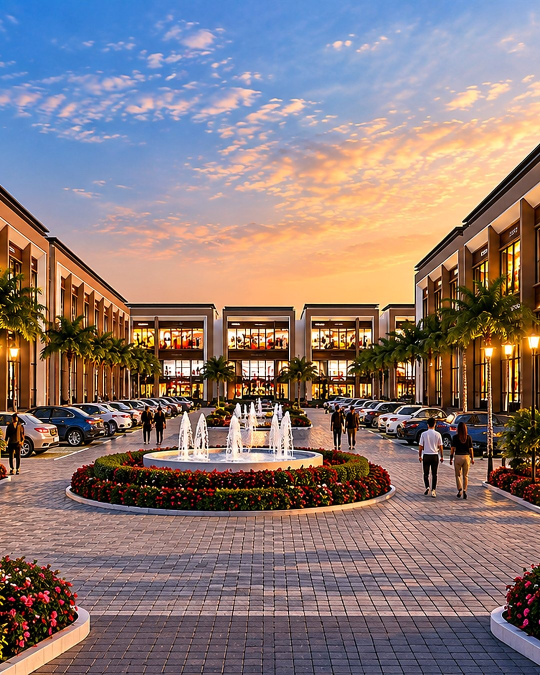
#> input picture skills/shrih-plaza-studio/assets/photos/golden-hour-courtyard.jpg, 1080 x 1350 px (shown at 1/2 size); its folder holds only this picture in this run
$ python enhance.py ../../../skills/shrih-plaza-studio/assets/photos/golden-hour-courtyard.jpg out.png   (older library calls are emulated)
#> lines starting #> are read from the running program, lines starting #| are printed output that depends on the picture; after the words box and inside, x2 and y2 are one past the last pixel; in counts of white or black regions, pixels touching at a corner belong together
"""Image enhancement agent: re-light a REAL Shrih Plaza render without touching the architecture.

Usage:
  python enhance.py SOURCE OUT.jpg --look dusk|golden|night|day-clean
                    [--sky REAL_SKY_PHOTO] [--brand-signs signs.json]

Allowed changes (owner, 2026-09-27):
  * sky replaced (dusk / golden / night / clean day, or a real sky photo)
  * lighting and colour (evening grade, warm window glow, soft bloom)
  * a signed brand's logo placed on an existing signboard when the post is about that brand
Never changed: the position of any pixel of the building. Every edit is sky replacement,
a per-pixel tone change, or a declared signboard. verify_architecture.py proves it.

signs.json: [{"brand": "dominos", "quad": [[x1,y1],[x2,y2],[x3,y3],[x4,y4]]}, ...]
  corners of the existing signboard (top-left, top-right, bottom-right, bottom-left) as
  fractions 0..1 of the image, picked by looking at the photo. Brand = file stem in
  repo assets/original/brands/ (one of the 12 signed brands only).
Writes OUT.jpg + OUT.sky.png + OUT.edits.json (read by the verifier).
"""
import argparse
import json
import os
from pathlib import Path

import cv2
import numpy as np
from scipy import ndimage as ndi

REPO = Path(os.environ.get("SHRIH_REPO", "/home/claude/shrih-plaza-studio"))
BRANDS = REPO / "assets" / "original" / "brands"


def sky_mask(img):
    """Sky = smooth region connected to the top edge whose colour matches the top strip."""
    h, w = img.shape[:2]
    blur = cv2.GaussianBlur(img, (5, 5), 0)
    lab = cv2.cvtColor(blur, cv2.COLOR_BGR2LAB).astype(np.float32)
    g = cv2.cvtColor(blur, cv2.COLOR_BGR2GRAY).astype(np.float32)
    gm = np.hypot(cv2.Sobel(g, cv2.CV_32F, 1, 0, ksize=3), cv2.Sobel(g, cv2.CV_32F, 0, 1, ksize=3))
    gm = cv2.GaussianBlur(gm, (9, 9), 0)
    ref = np.median(lab[: max(4, h // 40)].reshape(-1, 3), axis=0)
    dist = np.linalg.norm((lab - ref) * [0.5, 1, 1], axis=2)
    cand = (gm < 14) & (dist < 60)
    cand[:2] = True
    m = ndi.binary_opening(cand, iterations=2)
    lbl, _ = ndi.label(m)
    m = np.isin(lbl, list(set(np.unique(lbl[0])) - {0}))
    m = ndi.binary_fill_holes(m | np.pad(np.ones((1, w), bool), ((0, h - 1), (0, 0))))
    return m


def sky_alpha(img, sky):
    """Soft sky matte with defringing: pixels along the skyline that still carry the OLD sky's
    colour (anti-aliasing) get a partial alpha, so they take the new sky's colour instead of
    glowing as a white rim. Building pixels well inside the edge are never touched."""
    lab = cv2.cvtColor(img, cv2.COLOR_BGR2LAB).astype(np.float32)
    sk = sky.astype(np.float32)
    num = cv2.GaussianBlur(lab * sk[..., None], (0, 0), 12)
    den = cv2.GaussianBlur(sk, (0, 0), 12)[..., None] + 1e-4
    local_sky = num / den                                   # old sky colour extended over the edge
    band = cv2.dilate(sky.astype(np.uint8), np.ones((9, 9), np.uint8)).astype(bool) & ~sky
    dist = np.linalg.norm((lab - local_sky) * [0.7, 1, 1], axis=2)
    fringe = np.clip(1 - dist / 38.0, 0, 1) * band
    a = np.maximum(sk, fringe)
    return np.clip(cv2.GaussianBlur(a, (0, 0), 0.8), 0, 1)


def fbm(h, w, seed=11, octaves=6):
    """Horizontally stretched noise: reads as thin evening cloud streaks, not smoke."""
    rng = np.random.default_rng(seed)
    out, amp, total = np.zeros((h, w), np.float32), 1.0, 0.0
    for o in range(octaves):
        s = 2 ** (o + 1)
        small = rng.random((s * 3 + 2, s + 2)).astype(np.float32)
        out += amp * cv2.resize(small, (w, h), interpolation=cv2.INTER_CUBIC)
        total += amp
        amp *= 0.5
    return out / total


SKIES = {  # top -> horizon, RGB
    "dusk": [(14, 20, 58), (58, 40, 96), (170, 80, 110), (245, 150, 90), (255, 205, 140)],
    "golden": [(40, 70, 130), (120, 120, 160), (235, 160, 110), (255, 190, 120), (255, 225, 170)],
    "night": [(4, 6, 22), (10, 14, 40), (22, 26, 64), (48, 40, 80), (90, 60, 90)],
    "day-clean": [(60, 120, 200), (95, 150, 215), (140, 185, 230), (185, 210, 238), (215, 228, 242)],
}


def make_sky(h, w, look, horizon):
    stops = np.array(SKIES[look], np.float32)
    ys = np.clip(np.arange(h, dtype=np.float32) / max(horizon, 1), 0, 1) ** 0.85
    pos = ys * (len(stops) - 1)
    i0 = np.floor(pos).astype(int).clip(0, len(stops) - 2)
    t = (pos - i0)[:, None]
    sky = np.repeat((stops[i0] * (1 - t) + stops[i0 + 1] * t)[:, None, :], w, axis=1)
    if look == "night":
        stars = (np.random.default_rng(3).random((h, w)) > 0.9993) & (ys[:, None] < 0.7)
        sky[stars] = 235
    else:
        band = np.exp(-((ys - 0.55) / 0.3) ** 2)[:, None, None]  # clouds sit in a band above the horizon
        clouds = np.clip((fbm(h, w) - 0.5) * 3.0, 0, 1)[..., None] * band
        clouds = cv2.GaussianBlur(clouds[..., 0], (0, 0), 1.2)[..., None]
        glow_c = np.array(SKIES[look][-2], np.float32)          # underside lit by the setting sun
        shade_c = np.array(SKIES[look][1], np.float32) * 0.9     # top of cloud in shadow
        mix = ys[:, None, None]
        cloud_col = shade_c * (1 - mix) + glow_c * mix
        sky = sky * (1 - clouds * 0.5) + cloud_col * clouds * 0.5
    return sky[..., ::-1]


def real_sky(path, h, w):
    s = cv2.imread(str(path))
    sc = max(w / s.shape[1], h / s.shape[0])
    s = cv2.resize(s, (int(s.shape[1] * sc) + 1, int(s.shape[0] * sc) + 1))
    x0 = (s.shape[1] - w) // 2
    return s[:h, x0:x0 + w].astype(np.float32)


def relight(img, look, building):
    f = img.astype(np.float32) / 255.0
    if look == "day-clean":
        return np.clip(f * 1.03 + 0.01, 0, 1) * 255
    lum = cv2.cvtColor(img, cv2.COLOR_BGR2GRAY).astype(np.float32) / 255.0
    exp, tint = {"dusk": (0.62, (0.95, 0.97, 1.08)), "golden": (0.9, (0.9, 1.0, 1.12)),
                 "night": (0.55, (1.1, 1.0, 0.95))}[look]
    out = f * exp * np.array(tint, np.float32)
    glow = np.clip((lum - 0.55) / 0.35, 0, 1)[..., None] * building  # already-lit windows only
    warm = np.array([0.55, 0.8, 1.0], np.float32)
    out = out * (1 - glow * 0.6) + (f * 0.6 + warm * 0.4) * glow * 0.6
    out += cv2.GaussianBlur((glow * warm).astype(np.float32), (0, 0), 6) * (0.15 if look == "golden" else 0.35)
    return np.clip(out, 0, 1) * 255


def place_brand_signs(img, signs):
    """Put signed brands' logos on existing signboards (perspective-correct, board stays in place)."""
    out = img.astype(np.float32)
    h, w = img.shape[:2]
    for s in signs:
        f = BRANDS / f"{s['brand']}.png"
        if not f.exists():
            raise SystemExit(f"Unknown brand '{s['brand']}'. Use one of: {sorted(p.stem for p in BRANDS.glob('*.png'))}")
        quad = np.float32([[x * w, y * h] for x, y in s["quad"]])
        bw = int(max(np.linalg.norm(quad[1] - quad[0]), np.linalg.norm(quad[2] - quad[3])))
        bh = int(max(np.linalg.norm(quad[3] - quad[0]), np.linalg.norm(quad[2] - quad[1])))
        logo = cv2.imread(str(f), cv2.IMREAD_UNCHANGED)
        if logo.shape[2] == 3:
            logo = np.dstack([logo, np.full(logo.shape[:2], 255, np.uint8)])
        ys, xs = np.where(logo[..., 3] > 10)
        logo = logo[ys.min():ys.max() + 1, xs.min():xs.max() + 1]
        board = np.dstack([np.full((bh, bw, 3), 250, np.uint8), np.full((bh, bw), 255, np.uint8)])  # clean white panel
        sc = min(bw * 0.86 / logo.shape[1], bh * 0.78 / logo.shape[0])
        lg = cv2.resize(logo, (max(1, int(logo.shape[1] * sc)), max(1, int(logo.shape[0] * sc))), interpolation=cv2.INTER_AREA)
        oy, ox = (bh - lg.shape[0]) // 2, (bw - lg.shape[1]) // 2
        a = lg[..., 3:4] / 255.0
        board[oy:oy + lg.shape[0], ox:ox + lg.shape[1], :3] = (lg[..., :3] * a + board[oy:oy + lg.shape[0], ox:ox + lg.shape[1], :3] * (1 - a)).astype(np.uint8)
        M = cv2.getPerspectiveTransform(np.float32([[0, 0], [bw, 0], [bw, bh], [0, bh]]), quad)
        warped = cv2.warpPerspective(board, M, (w, h), flags=cv2.INTER_LINEAR, borderValue=(0, 0, 0, 0)).astype(np.float32)
        al = warped[..., 3:4] / 255.0
        out = out * (1 - al) + warped[..., :3] * al
    return out.astype(np.uint8)


def main():
    ap = argparse.ArgumentParser()
    ap.add_argument("source")
    ap.add_argument("out")
    ap.add_argument("--look", default="dusk", choices=list(SKIES))
    ap.add_argument("--sky")
    ap.add_argument("--brand-signs")
    a = ap.parse_args()

    img = cv2.imread(a.source)
#> img is the input picture: shape (1350, 1080, 3); mean B, G, R 120, 121.5, 139.3
    h, w = img.shape[:2]
#> h = 1350; w = 1080
    signs = json.loads(Path(a.brand_signs).read_text()) if a.brand_signs else []
    sky = sky_mask(img)
#> in sky_mask, `gm = cv2.GaussianBlur(gm, (9, 9), 0)`:
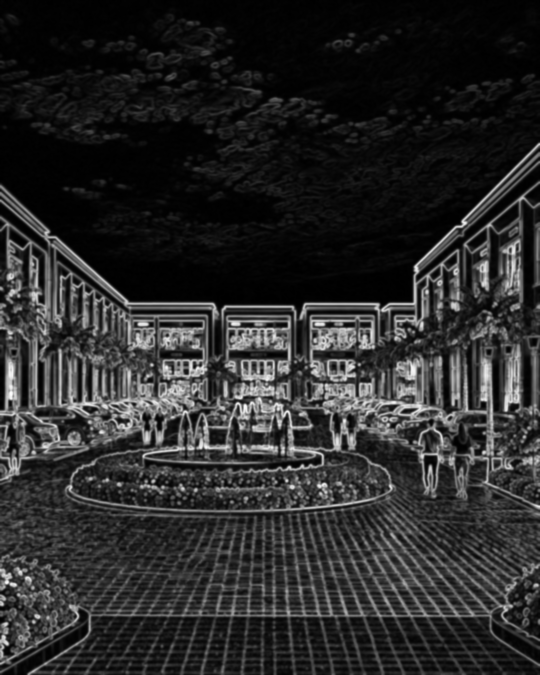
#> gm: shape (1350, 1080) float32 (shown at 1/2 size); min 0, max 393.9, mean 66.7; drawn with min black and max white
#> in sky_mask, `ref = np.median(lab[: max(4, h // 40)].reshape(-1, 3), axis=0)`: ref = [151, 132, 86]
#> in sky_mask, `cand = (gm < 14) & (dist < 60)`:
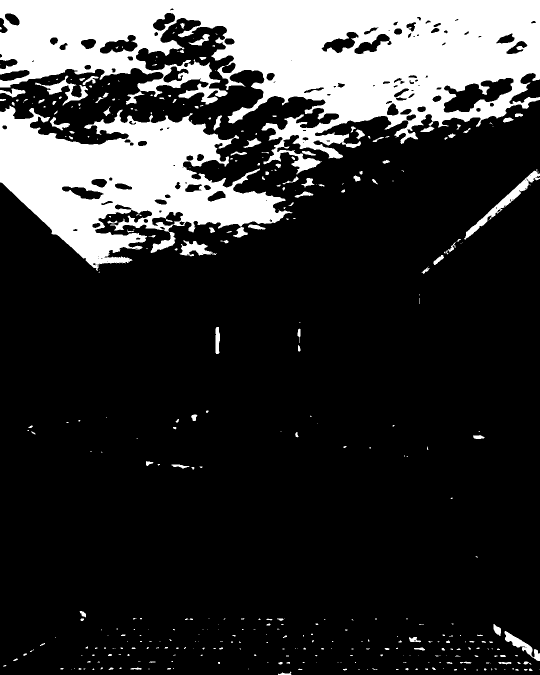
#> cand: shape (1350, 1080) bool (shown at 1/2 size); 20.4% white; 401 white regions (272 under 20 px), largest, box (x1, y1, x2, y2) and area: (0, 0, 1080, 349) 188090, (0, 211, 585, 542) 92133, (928, 341, 1080, 480) 2491
#> in sky_mask, `m = ndi.binary_opening(cand, iterations=2)`: m: shape (1350, 1080) bool; 19.9% white; 119 white regions (26 under 20 px), largest, box (x1, y1, x2, y2) and area: (0, 0, 1080, 317) 179287, (0, 212, 576, 537) 90010, (275, 123, 440, 209) 5000
#> in sky_mask, `lbl, _ = ndi.label(m)`: lbl: shape (1350, 1080) int32; 124 distinct labels, from 0 to 123
#> in sky_mask, `m = np.isin(lbl, list(set(np.unique(lbl[0])) - {0}))`: m: shape (1350, 1080) bool; 12.3% white; 1 white region, box (x1, y1, x2, y2) and area: (0, 0, 1080, 317) 179256
#> in sky_mask, `m = ndi.binary_fill_holes(m | np.pad(np.ones((1, w), bool), ((0, h - 1..`: m: shape (1350, 1080) bool; 13.3% white; 1 white region, box (x1, y1, x2, y2) and area: (0, 0, 1080, 317) 194585
    horizon = int(np.percentile(np.where(sky)[0], 98)) if sky.any() else h // 3
#> horizon = 263
    alpha = sky_alpha(img, sky)[..., None]
#> in sky_alpha, `band = cv2.dilate(sky.astype(np.uint8), np.ones((9, 9), np.uint8)).ast..`: band: shape (1350, 1080) bool; 1.3% white; 8 white regions (2 under 20 px), largest, box (x1, y1, x2, y2) and area: (0, 36, 1080, 321) 16841, (1019, 146, 1080, 209) 1010, (0, 140, 59, 162) 572, (0, 118, 35, 139) 361, (0, 34, 15, 67) 224, (0, 107, 4, 116) 25
    lit = relight(img, a.look, 1 - alpha)
    if signs:  # signs are lit boards: place after relighting, then match the scene brightness a little
        dim = {"dusk": 0.85, "golden": 0.95, "night": 0.75, "day-clean": 1.0}[a.look]
        lit = place_brand_signs(np.clip(lit, 0, 255).astype(np.uint8), signs).astype(np.float32) * 1.0
        mask = np.zeros((h, w), np.float32)
        for s in signs:
            cv2.fillConvexPoly(mask, np.int32([[x * w, y * h] for x, y in s["quad"]]), 1.0)
        lit = lit * (1 - mask[..., None] * (1 - dim))
    new_sky = real_sky(a.sky, h, w) if a.sky else make_sky(h, w, a.look, horizon)
#> in make_sky, `ys = np.clip(np.arange(h, dtype=np.float32) / max(horizon, 1), 0, 1) *..`: ys = 1350 values from 0 to 1
#> in make_sky, `pos = ys * (len(stops) - 1)`: pos = 1350 values from 0 to 4
#> in make_sky, `i0 = np.floor(pos).astype(int).clip(0, len(stops) - 2)`: i0 = 1350 values from 0 to 3
#> in make_sky, `t = (pos - i0)[:, None]`: t = 1350 values, max 1 at index 263, min 0 at index 0, mean 0.905
#> in make_sky, `sky = np.repeat((stops[i0] * (1 - t) + stops[i0 + 1] * t)[:, None, :],..`:
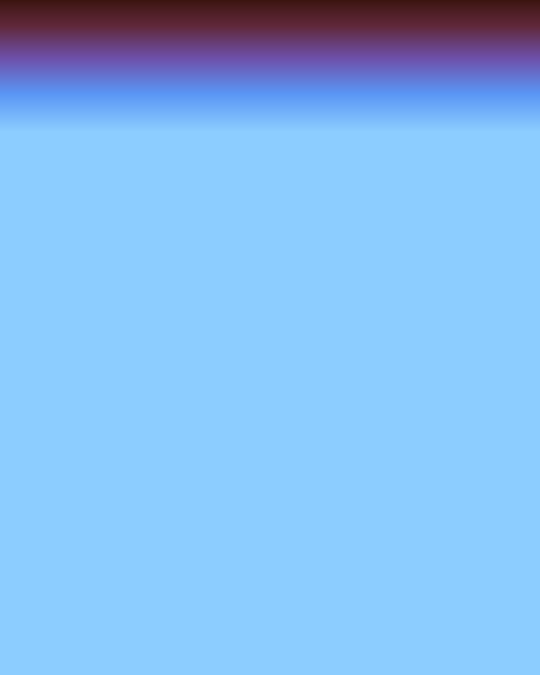
#> sky: shape (1350, 1080, 3) float64 (shown at 1/2 size); mean of channels 0, 1, 2 237.1, 185.1, 132.4; drawn as B, G, R
#> in make_sky, `band = np.exp(-((ys - 0.55) / 0.3) ** 2)[:, None, None]`: band = 1350 values, max 1 at index 130, min 0.0347 at index 0, mean 0.191
#> after the loop in fbm, `for o in range(octaves):`:
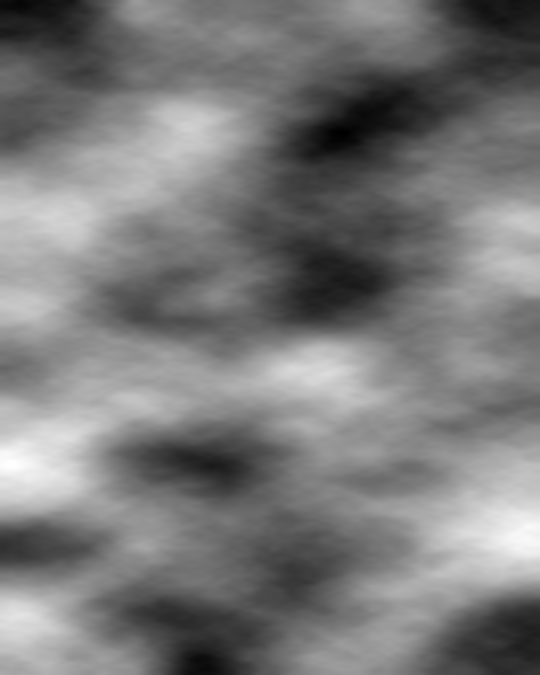
#> out: shape (1350, 1080) float32 (shown at 1/2 size); min 0.162, max 1.76, mean 0.927; drawn with min black and max white
#> after the loop in fbm, `for o in range(octaves):`:
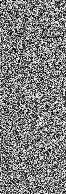
#> small: shape (194, 66) float32; min 1.69e-05, max 1, mean 0.496
#> in make_sky, `clouds = np.clip((fbm(h, w) - 0.5) * 3.0, 0, 1)[..., None] * band`:
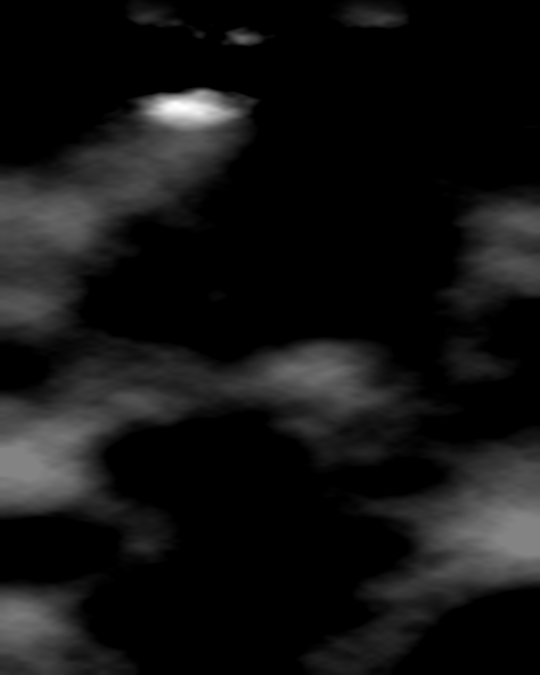
#> clouds: shape (1350, 1080, 1) float32 (shown at 1/2 size); min 0, max 0.205, mean 0.0157; drawn with min black and max white
#> in make_sky, `mix = ys[:, None, None]`: mix = 1350 values from 0 to 1
#> in make_sky, `cloud_col = shade_c * (1 - mix) + glow_c * mix`: cloud_col = 1350 rows, first 8: [52.2, 36, 86.4], [53.89, 37, 86.43], [55.25, 37.8, 86.46], [56.5, 38.54, 86.48], [57.69, 39.25, 86.5], [58.84, 39.93, 86.52], [59.95, 40.59, 86.54], [61.04, 41.23, 86.57]
    out = lit * (1 - alpha) + new_sky * alpha
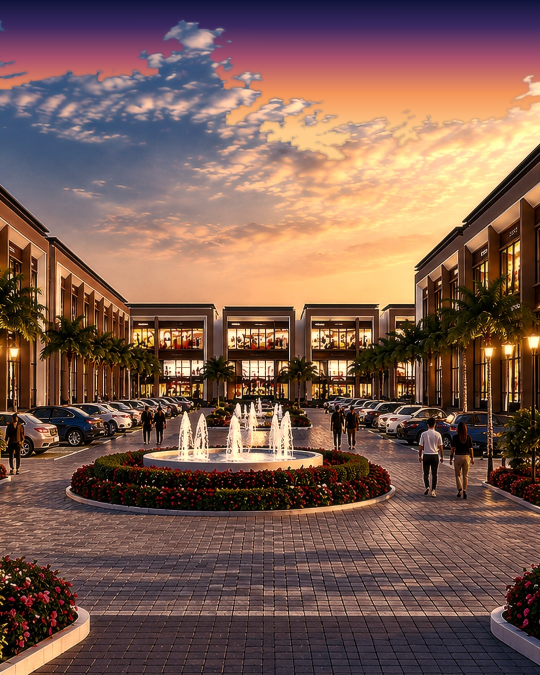
#> out: shape (1350, 1080, 3) float64 (shown at 1/2 size); mean B, G, R 81.9, 93, 124.7; drawn with min black and max white
    p = Path(a.out)
    cv2.imwrite(str(p), np.clip(out, 0, 255).astype(np.uint8), [cv2.IMWRITE_JPEG_QUALITY, 93])
    cv2.imwrite(str(p.with_suffix(".sky.png")), (sky * 255).astype(np.uint8))
    p.with_suffix(".edits.json").write_text(json.dumps({
        "source": str(Path(a.source).resolve()), "look": a.look, "sky_mask": str(p.with_suffix(".sky.png").resolve()),
        "sky_fraction": round(float(sky.mean()), 3), "brand_signs": signs, "real_sky": a.sky}, indent=1))
    print(f"wrote {p} (sky {sky.mean():.0%} of frame, {len(signs)} brand signboard(s))")
#| wrote out.png (sky 13% of frame, 0 brand signboard(s))


if __name__ == "__main__":
    main()
